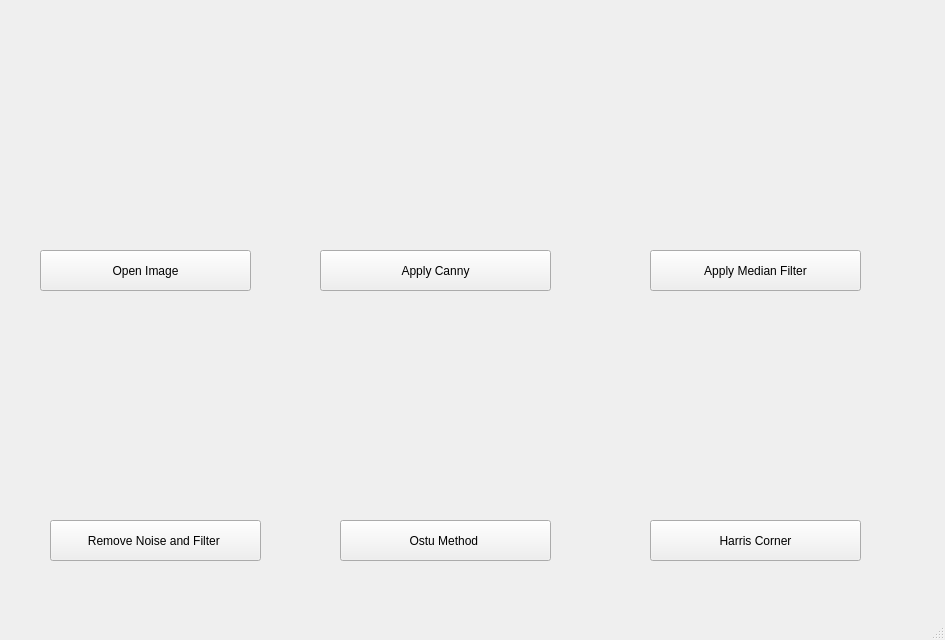
<?xml version="1.0" encoding="UTF-8"?>
<ui version="4.0">
 <class>MainWindow</class>
 <widget class="QMainWindow" name="MainWindow">
  <property name="geometry">
   <rect>
    <x>0</x>
    <y>0</y>
    <width>945</width>
    <height>640</height>
   </rect>
  </property>
  <property name="windowTitle">
   <string>MainWindow</string>
  </property>
  <widget class="QWidget" name="centralwidget">
   <widget class="QPushButton" name="openbtn1">
    <property name="geometry">
     <rect>
      <x>40</x>
      <y>250</y>
      <width>211</width>
      <height>41</height>
     </rect>
    </property>
    <property name="text">
     <string>Open Image</string>
    </property>
   </widget>
   <widget class="QPushButton" name="medianBtn3">
    <property name="geometry">
     <rect>
      <x>650</x>
      <y>250</y>
      <width>211</width>
      <height>41</height>
     </rect>
    </property>
    <property name="text">
     <string>Apply Median Filter</string>
    </property>
   </widget>
   <widget class="QPushButton" name="cannyBtn2">
    <property name="geometry">
     <rect>
      <x>320</x>
      <y>250</y>
      <width>231</width>
      <height>41</height>
     </rect>
    </property>
    <property name="text">
     <string>Apply Canny</string>
    </property>
   </widget>
   <widget class="QLabel" name="labelImg1">
    <property name="enabled">
     <bool>true</bool>
    </property>
    <property name="geometry">
     <rect>
      <x>30</x>
      <y>40</y>
      <width>251</width>
      <height>201</height>
     </rect>
    </property>
    <property name="autoFillBackground">
     <bool>false</bool>
    </property>
    <property name="text">
     <string/>
    </property>
    <property name="pixmap">
     <pixmap>WhatsApp Image 2024-07-02 at 13.11.48_40fbe538.jpg</pixmap>
    </property>
    <property name="scaledContents">
     <bool>true</bool>
    </property>
    <property name="openExternalLinks">
     <bool>false</bool>
    </property>
   </widget>
   <widget class="QLabel" name="labelImg2">
    <property name="geometry">
     <rect>
      <x>300</x>
      <y>50</y>
      <width>261</width>
      <height>181</height>
     </rect>
    </property>
    <property name="text">
     <string/>
    </property>
    <property name="pixmap">
     <pixmap>WhatsApp Image 2024-07-02 at 13.12.09_3ab2a65f.jpg</pixmap>
    </property>
    <property name="scaledContents">
     <bool>true</bool>
    </property>
   </widget>
   <widget class="QLabel" name="labelImg3">
    <property name="geometry">
     <rect>
      <x>620</x>
      <y>30</y>
      <width>271</width>
      <height>201</height>
     </rect>
    </property>
    <property name="text">
     <string/>
    </property>
    <property name="pixmap">
     <pixmap>camera.jpg</pixmap>
    </property>
    <property name="scaledContents">
     <bool>true</bool>
    </property>
   </widget>
   <widget class="QPushButton" name="noiseFilterbtn4">
    <property name="geometry">
     <rect>
      <x>50</x>
      <y>520</y>
      <width>211</width>
      <height>41</height>
     </rect>
    </property>
    <property name="text">
     <string>Remove Noise and Filter </string>
    </property>
   </widget>
   <widget class="QLabel" name="removeFilterImg4">
    <property name="enabled">
     <bool>true</bool>
    </property>
    <property name="geometry">
     <rect>
      <x>30</x>
      <y>310</y>
      <width>251</width>
      <height>201</height>
     </rect>
    </property>
    <property name="autoFillBackground">
     <bool>false</bool>
    </property>
    <property name="text">
     <string/>
    </property>
    <property name="pixmap">
     <pixmap>WhatsApp Image 2024-07-02 at 13.11.48_40fbe538.jpg</pixmap>
    </property>
    <property name="scaledContents">
     <bool>true</bool>
    </property>
    <property name="openExternalLinks">
     <bool>false</bool>
    </property>
   </widget>
   <widget class="QLabel" name="OstuImg5">
    <property name="enabled">
     <bool>true</bool>
    </property>
    <property name="geometry">
     <rect>
      <x>320</x>
      <y>310</y>
      <width>251</width>
      <height>201</height>
     </rect>
    </property>
    <property name="autoFillBackground">
     <bool>false</bool>
    </property>
    <property name="text">
     <string/>
    </property>
    <property name="pixmap">
     <pixmap>WhatsApp Image 2024-07-02 at 13.11.48_40fbe538.jpg</pixmap>
    </property>
    <property name="scaledContents">
     <bool>true</bool>
    </property>
    <property name="openExternalLinks">
     <bool>false</bool>
    </property>
   </widget>
   <widget class="QPushButton" name="OstuBtn5">
    <property name="geometry">
     <rect>
      <x>340</x>
      <y>520</y>
      <width>211</width>
      <height>41</height>
     </rect>
    </property>
    <property name="text">
     <string>Ostu Method </string>
    </property>
   </widget>
   <widget class="QLabel" name="HarrisImg">
    <property name="enabled">
     <bool>true</bool>
    </property>
    <property name="geometry">
     <rect>
      <x>630</x>
      <y>310</y>
      <width>251</width>
      <height>201</height>
     </rect>
    </property>
    <property name="autoFillBackground">
     <bool>false</bool>
    </property>
    <property name="text">
     <string/>
    </property>
    <property name="pixmap">
     <pixmap>WhatsApp Image 2024-07-02 at 13.11.48_40fbe538.jpg</pixmap>
    </property>
    <property name="scaledContents">
     <bool>true</bool>
    </property>
    <property name="openExternalLinks">
     <bool>false</bool>
    </property>
   </widget>
   <widget class="QPushButton" name="HarrisBtn6">
    <property name="geometry">
     <rect>
      <x>650</x>
      <y>520</y>
      <width>211</width>
      <height>41</height>
     </rect>
    </property>
    <property name="text">
     <string>Harris Corner</string>
    </property>
   </widget>
  </widget>
  <widget class="QMenuBar" name="menubar">
   <property name="geometry">
    <rect>
     <x>0</x>
     <y>0</y>
     <width>945</width>
     <height>21</height>
    </rect>
   </property>
  </widget>
  <widget class="QStatusBar" name="statusbar"/>
 </widget>
 <resources/>
 <connections/>
</ui>
